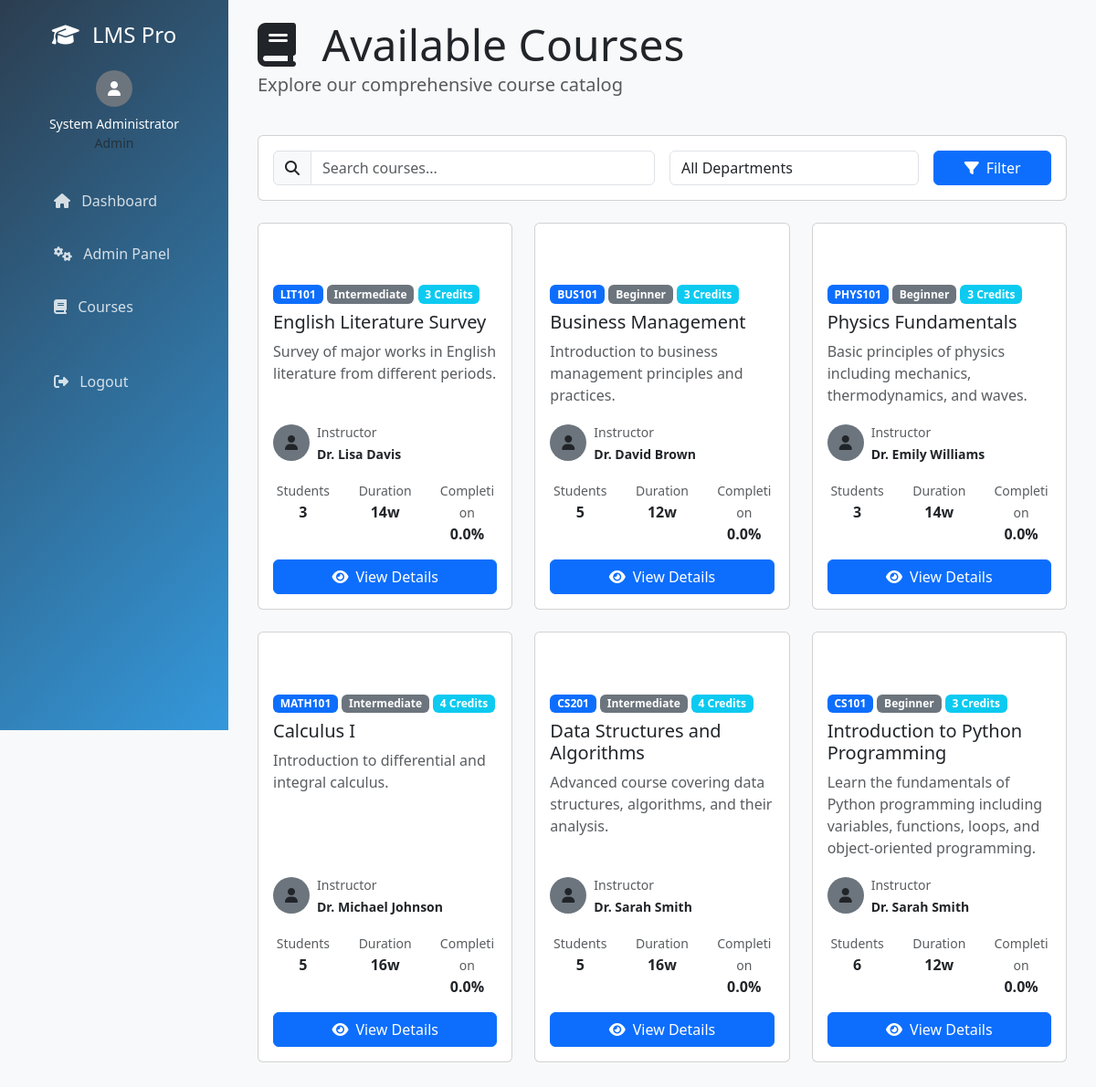
Screenshot of /courses/ (signed in) with the database file from the repository.
### lms/models.py (models this page shows, shortened)
class User(AbstractUser):
    ROLE_CHOICES = [
        ('student', 'Student'),
        ('professor', 'Professor'),
        ('admin', 'Admin'),
        ('manager', 'Manager'),
    ]
    id = models.UUIDField(primary_key=True, default=uuid.uuid4, editable=False)
    role = models.CharField(max_length=20, choices=ROLE_CHOICES, default='student')
    profile_picture = models.ImageField(upload_to='profiles/', blank=True, null=True)
    phone_number = models.CharField(max_length=15, blank=True)
    date_of_birth = models.DateField(blank=True, null=True)
    address = models.TextField(blank=True)
    department_name = models.CharField(max_length=100, blank=True)  # Changed from department to department_name
    student_id = models.CharField(max_length=20, blank=True, unique=True, null=True)
    employee_id = models.CharField(max_length=20, blank=True, unique=True, null=True)
    created_at = models.DateTimeField(auto_now_add=True)
    updated_at = models.DateTimeField(auto_now=True)
    is_active = models.BooleanField(default=True)

class Course(models.Model):
    DIFFICULTY_CHOICES = [
        ('beginner', 'Beginner'),
        ('intermediate', 'Intermediate'),
        ('advanced', 'Advanced'),
    ]
    id = models.UUIDField(primary_key=True, default=uuid.uuid4, editable=False)
    title = models.CharField(max_length=200)
    code = models.CharField(max_length=20, unique=True)
    description = models.TextField()
    instructor = models.ForeignKey(User, on_delete=models.CASCADE, limit_choices_to={'role': 'professor'})
    department = models.ForeignKey(Department, on_delete=models.CASCADE)
    credits = models.IntegerField(validators=[MinValueValidator(1), MaxValueValidator(10)])
    difficulty_level = models.CharField(max_length=20, choices=DIFFICULTY_CHOICES, default='beginner')
    duration_weeks = models.IntegerField(validators=[MinValueValidator(1), MaxValueValidator(52)])
    max_students = models.IntegerField(validators=[MinValueValidator(1)], default=50)
    course_image = models.ImageField(upload_to='courses/', blank=True, null=True)
    is_active = models.BooleanField(default=True)
    start_date = models.DateField()
    end_date = models.DateField()
    created_at = models.DateTimeField(auto_now_add=True)
    updated_at = models.DateTimeField(auto_now=True)
    class Meta:
        ordering = ['-created_at']
    @property
    def enrolled_students_count(self):
        return self.enrollment_set.filter(is_active=True).count()
    @property
    def completion_rate(self):
        total_enrollments = self.enrollment_set.filter(is_active=True).count()
        if total_enrollments == 0:
            return 0
        completed = self.enrollment_set.filter(is_active=True, progress=100).count()
        return round((completed / total_enrollments) * 100, 2)

### lms/views.py (the view)
# urls.py: path('courses/', views.courses_list, name='courses_list'),
@login_required
def courses_list(request):
    courses = Course.objects.filter(is_active=True).select_related('instructor', 'department')
    search_query = request.GET.get('search', '')
    if search_query:
        courses = courses.filter(
            Q(title__icontains=search_query) |
            Q(code__icontains=search_query) |
            Q(description__icontains=search_query)
        )
    department_filter = request.GET.get('department', '')
    if department_filter:
        courses = courses.filter(department__name=department_filter)
    paginator = Paginator(courses, 12)
    page_number = request.GET.get('page')
    page_obj = paginator.get_page(page_number)
    departments = Department.objects.all()
    context = {
        'page_obj': page_obj,
        'search_query': search_query,
        'departments': departments,
        'department_filter': department_filter,
    }
    return render(request, 'lms/courses_list.html', context)

### templates/lms/courses_list.html (shortened to what this page needs)
{% extends 'base.html' %}
{% block content %}
<div class="container-fluid">
    <div class="row mb-4">
        <div class="col-12">
            <h1 class="display-5 mb-0">
                <i class="fas fa-book me-3"></i>
                Available Courses
            </h1>
            <p class="lead text-muted">Explore our comprehensive course catalog</p>
        </div>
    </div>
    <div class="row mb-4">
        <div class="col-12">
            <div class="card">
                <div class="card-body">
                    <form method="get" class="row g-3">
                        <div class="col-md-6">
                            <div class="input-group">
                                <span class="input-group-text">
                                    <i class="fas fa-search"></i>
                                </span>
                                <input type="text" class="form-control" name="search"
                                       value="{{ search_query }}" placeholder="Search courses...">
                            </div>
                        </div>
                        <div class="col-md-4">
                            <select class="form-control" name="department">
                                <option value="">All Departments</option>
                            </select>
                        </div>
                        <div class="col-md-2">
                            <button type="submit" class="btn btn-primary w-100">
                                <i class="fas fa-filter me-2"></i>Filter
                            </button>
                        </div>
                    </form>
                </div>
            </div>
        </div>
    </div>
    <div class="row">
        {% for course in page_obj %}
        <div class="col-lg-4 col-md-6 mb-4">
            <div class="card course-card h-100">
                {% if course.course_image %}
                    <img src="{{ course.course_image.url }}" class="card-img-top course-image" alt="{{ course.title }}">
                {% else %}
                    <div class="card-img-top course-image bg-gradient d-flex align-items-center justify-content-center">
                        <i class="fas fa-book fa-3x text-white"></i>
                    </div>
                {% endif %}
                <div class="card-body d-flex flex-column">
                    <div class="mb-2">
                        <span class="badge bg-primary">{{ course.code }}</span>
                        <span class="badge bg-secondary">{{ course.get_difficulty_level_display }}</span>
                        <span class="badge bg-info">{{ course.credits }} Credits</span>
                    </div>
                    <h5 class="card-title">{{ course.title }}</h5>
                    <p class="card-text text-muted">{{ course.description|truncatewords:20 }}</p>
                    <div class="mt-auto">
                        <div class="d-flex justify-content-between align-items-center mb-3">
                            <div class="d-flex align-items-center">
                                {% if course.instructor.profile_picture %}
                                    <img src="{{ course.instructor.profile_picture.url }}"
                                         class="user-avatar me-2" alt="Instructor">
                                {% else %}
                                    <div class="user-avatar bg-secondary d-flex align-items-center justify-content-center me-2">
                                        <i class="fas fa-user"></i>
                                    </div>
                                {% endif %}
                                <div>
                                    <small class="text-muted">Instructor</small>
                                    <br><strong class="small">{{ course.instructor.first_name }} {{ course.instructor.last_name }}</strong>
                                </div>
                            </div>
                        </div>
                        <div class="row text-center mb-3">
                            <div class="col-4">
                                <small class="text-muted">Students</small>
                                <br><strong>{{ course.enrolled_students_count }}</strong>
                            </div>
                            <div class="col-4">
                                <small class="text-muted">Duration</small>
                                <br><strong>{{ course.duration_weeks }}w</strong>
                            </div>
                            <div class="col-4">
                                <small class="text-muted">Completion</small>
                                <br><strong>{{ course.completion_rate }}%</strong>
                            </div>
                        </div>
                        <div class="d-grid">
                            <a href="{% url 'lms:course_detail' course.id %}" class="btn btn-primary">
                                <i class="fas fa-eye me-2"></i>View Details
                            </a>
                        </div>
                    </div>
                </div>
            </div>
        </div>
        {% endfor %}
    </div>
</div>
{% endblock %}

### templates/base.html (shortened to what this page needs)
<!DOCTYPE html>
<html lang="en">
<head>
    <link href="https://cdn.jsdelivr.net/npm/bootstrap@5.3.0/dist/css/bootstrap.min.css" rel="stylesheet">
    <link href="https://cdnjs.cloudflare.com/ajax/libs/font-awesome/6.4.0/css/all.min.css" rel="stylesheet">
</head>
<body>
    {% if user.is_authenticated %}
    <nav class="sidebar">
        <div class="p-4">
            <h4 class="text-center mb-4">
                <i class="fas fa-graduation-cap me-2"></i>
                LMS Pro
            </h4>
            <div class="text-center mb-4">
                <div class="user-avatar bg-secondary d-flex align-items-center justify-content-center mb-2 mx-auto">
                    <i class="fas fa-user"></i>
                </div>
                <div class="small">{{ user.first_name }} {{ user.last_name }}</div>
                <div class="small text-muted">{{ user.get_role_display }}</div>
            </div>
            <ul class="nav flex-column">
                <li class="nav-item">
                    <a class="nav-link" href="{% url 'lms:home' %}">
                        <i class="fas fa-home me-2"></i> Dashboard
                    </a>
                </li>
                {% if user.role == 'student' %}
                <li class="nav-item">
                    <a class="nav-link" href="{% url 'lms:student_dashboard' %}">
                        <i class="fas fa-user-graduate me-2"></i> My Dashboard
                    </a>
                </li>
                {% elif user.role == 'professor' %}
                <li class="nav-item">
                    <a class="nav-link" href="{% url 'lms:professor_dashboard' %}">
                        <i class="fas fa-chalkboard-teacher me-2"></i> My Dashboard
                    </a>
                </li>
                {% elif user.role == 'admin' %}
                <li class="nav-item">
                    <a class="nav-link" href="{% url 'lms:admin_dashboard' %}">
                        <i class="fas fa-cogs me-2"></i> Admin Panel
                    </a>
                </li>
                {% elif user.role == 'manager' %}
                <li class="nav-item">
                    <a class="nav-link" href="{% url 'lms:manager_dashboard' %}">
                        <i class="fas fa-chart-line me-2"></i> Analytics
                    </a>
                </li>
                {% endif %}
                <li class="nav-item">
                    <a class="nav-link" href="{% url 'lms:courses_list' %}">
                        <i class="fas fa-book me-2"></i> Courses
                    </a>
                </li>
                <li class="nav-item mt-4">
                    <a class="nav-link" href="{% url 'lms:logout' %}">
                        <i class="fas fa-sign-out-alt me-2"></i> Logout
                    </a>
                </li>
            </ul>
        </div>
    </nav>
    {% endif %}
    <div class="{% if user.is_authenticated %}main-content{% else %}login-content container mt-4{% endif %}">
        {% block content %}{% endblock %}
    </div>
</body>
</html>

### templates/base.html (style rules this page uses)
body { font-family: 'Segoe UI', Tahoma, Geneva, Verdana, sans-serif; background-color: #f8f9fa; }
.sidebar { min-height: 100vh; background: linear-gradient(135deg, #2c3e50, #3498db); color: white; position: fixed; top: 0; left: 0; width: 250px; z-index: 1000; }
.main-content { margin-left: 250px; padding: 20px; min-height: 100vh; }
.sidebar .nav-link { color: rgba(255, 255, 255, 0.8); padding: 12px 20px; margin: 5px 15px; border-radius: 8px; }
.user-avatar { width: 40px; height: 40px; border-radius: 50%; }

### rows the page displays
User: first_name "System", last_name "Administrator", role "Admin"
Course: code "LIT101", difficulty_level "Intermediate", credits "3", title "English Literature Survey", description "Survey of major works in English literature from different periods.", instructor.first_name "Dr. Lisa", instructor.last_name "Davis", enrolled_students_count "3", duration_weeks "14", completion_rate "0.0"
Course: code "BUS101", difficulty_level "Beginner", credits "3", title "Business Management", description "Introduction to business management principles and practices.", instructor.first_name "Dr. David", instructor.last_name "Brown", enrolled_students_count "5", duration_weeks "12", completion_rate "0.0"
Course: code "PHYS101", difficulty_level "Beginner", credits "3", title "Physics Fundamentals", description "Basic principles of physics including mechanics, thermodynamics, and waves.", instructor.first_name "Dr. Emily", instructor.last_name "Williams", enrolled_students_count "3", duration_weeks "14", completion_rate "0.0"
Course: code "MATH101", difficulty_level "Intermediate", credits "4", title "Calculus I", description "Introduction to differential and integral calculus.", instructor.first_name "Dr. Michael", instructor.last_name "Johnson", enrolled_students_count "5", duration_weeks "16", completion_rate "0.0"
Course: code "CS201", difficulty_level "Intermediate", credits "4", title "Data Structures and Algorithms", description "Advanced course covering data structures, algorithms, and their analysis.", instructor.first_name "Dr. Sarah", instructor.last_name "Smith", enrolled_students_count "5", duration_weeks "16", completion_rate "0.0"
Course: code "CS101", difficulty_level "Beginner", credits "3", title "Introduction to Python Programming", description "Learn the fundamentals of Python programming including variables, functions, loops, and object-oriented programming.", instructor.first_name "Dr. Sarah", instructor.last_name "Smith", enrolled_students_count "6", duration_weeks "12", completion_rate "0.0"
